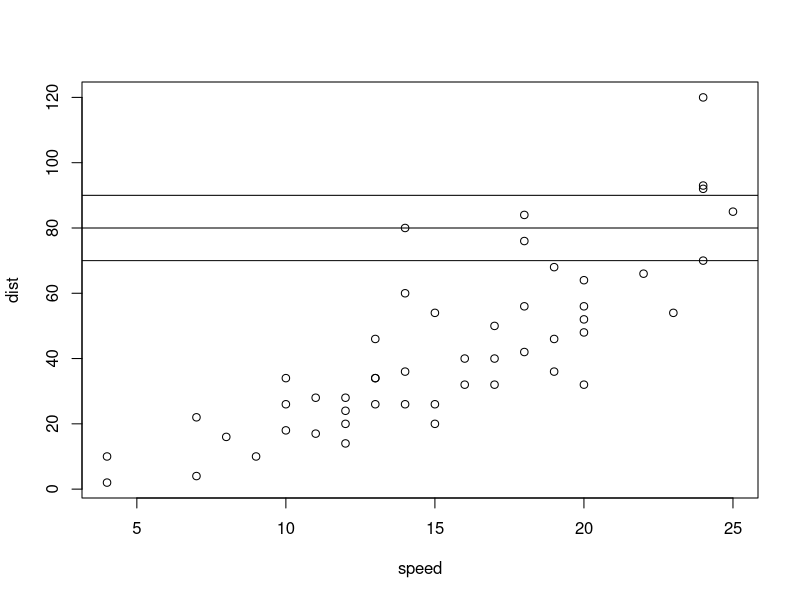
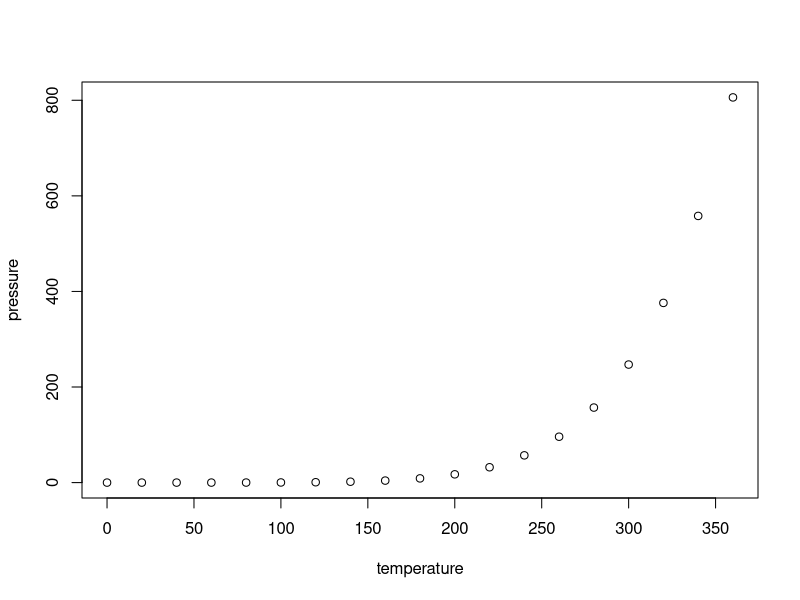

Source code (R) for these figures, in order:
## ---- chunk 1
knitr::opts_chunk$set(echo = TRUE)
## ---- chunk 2
summary(cars)
## ---- chunk 3
plot(cars)
abline(a = 80, b = 0, h = c(90, 70))
## ---- chunk 4
plot(pressure)
